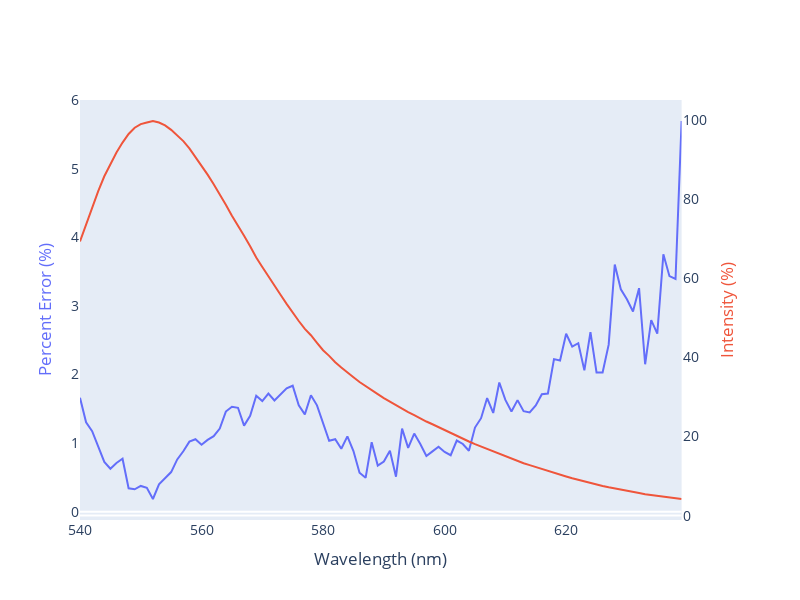

The notebook cell saved with this chart:
### Code cell
from plotly.subplots import make_subplots

# Create figure with secondary y-axis
fig = make_subplots(specs=[[{"secondary_y": True}]])

# Add traces
fig.add_trace(
    go.Scatter(x=x, y=perc_error, mode='lines', name='Percent Error'),
    secondary_y=False,
)

fig.add_trace(
    go.Scatter(x=x, y=mean_y, mode='lines', name='Mean Intensity'),
    secondary_y=True,
)


# Add figure title
fig.update_layout(
    height=600,
    width=800,
    font=dict(size=14),
    showlegend=False,
)

# Set x-axis title
fig.update_xaxes(title_text="Wavelength (nm)", showgrid=False)

# Set y-axes titles and remove grid
fig.update_yaxes(title_text="<span style='color:#636EFA'>Percent Error (%)</span>", secondary_y=False, showgrid=False)
fig.update_yaxes(title_text="<span style='color:#EF553B'>Intensity (%)</span>", secondary_y=True, showgrid=False)

fig.show()
